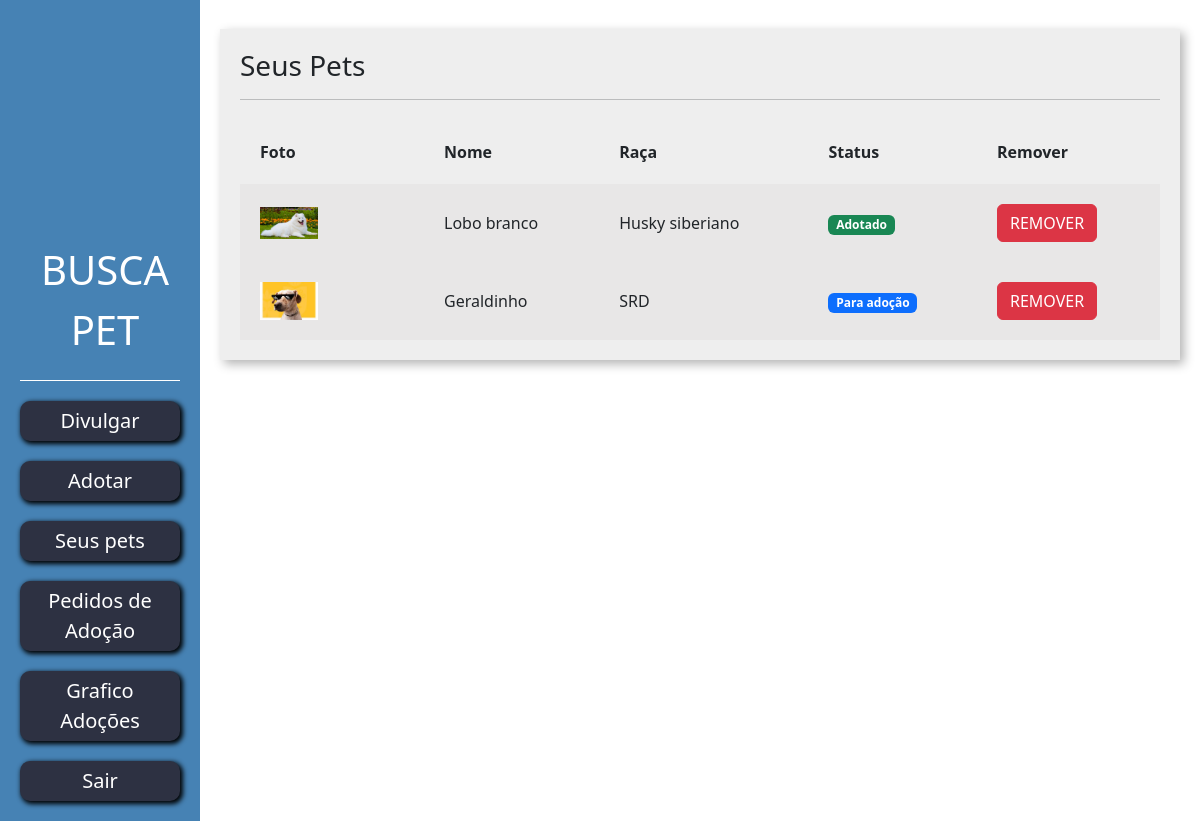
The app's page /divulgar/seus_pets/ (signed in) with its own data.
### divulgar/models.py (models this page shows, shortened)
class Pet(models.Model):
    choices_status = (('P', 'Para adoção'), ('A', 'Adotado'), ('E', 'Em adoção'))
    usuario = models.ForeignKey(User, on_delete=models.DO_NOTHING)
    foto = models.ImageField(upload_to="fotos_pets")
    nome = models.CharField(max_length=100)
    descricao = models.TextField()
    estado = models.CharField(max_length=50)
    cidade = models.CharField(max_length=50)
    telefone = models.CharField(max_length=16)
    tags = models.ManyToManyField(Tag)
    raca = models.ForeignKey(Raca, on_delete=models.DO_NOTHING)
    status = models.CharField(max_length=1, choices=choices_status, default='P')

class Raca(models.Model):
    raca = models.CharField(max_length=50)
    def __str__(self):
        return self.raca

### divulgar/views.py (the view)
# urls.py: path('seus_pets/', views.seus_pets, name="seus_pets"),
@login_required
def seus_pets(request):
    if request.method == "GET":
        pets = Pet.objects.filter(usuario=request.user)
        return render(request, 'seus_pets.html', {'pets': pets})

### divulgar/templates/seus_pets.html (shortened to what this page needs)
{% load static %}
<!doctype html>
<html lang="pt-BR">
    <head>
    <link href="https://cdn.jsdelivr.net/npm/bootstrap@5.3.0-alpha1/dist/css/bootstrap.min.css" rel="stylesheet">
    <link href="{% static 'usuarios/css/cadastro.css' %}" rel="stylesheet">
    <link href="{% static 'divulgar/css/novo_pet.css' %}" rel="stylesheet">
    <link href="{% static 'divulgar/css/seus_pet.css' %}" rel="stylesheet">
    <link href="{% static 'adotar/css/listar_pets.css' %}" rel="stylesheet">
    </head>
    <body>
        <div class="container-fluid vh-100">
            <div class="row h-100">
                <div class="col-lg-2 col-md-4 col-sm-4 col-6 bg-side-plataforma sidebar d-flex flex-column">
                    <div class='header' style="display: flex; flex-direction: column; align-items: center;">
                        <lottie-player src="https://lottie.host/37ac0c6f-c033-48d4-8560-f8fc7dbd4d67/8jK52lH0Uc.json"
                            background="transparent"  speed="1" style="width: 200px; height: 200px;" loop autoplay>
                        </lottie-player>
                        <span class="font-logo">BUSCA PET</span>
                    </div>
                    <button class="btn-custom-primary" onclick="location.href='{% url 'novo_pet' %}'">Divulgar</button>
                    <button class="btn-custom-primary" onclick="location.href='{% url 'listar_pets' %}'">Adotar</button>
                    <button class="btn-custom-primary" onclick="location.href='{% url 'seus_pets' %}'">Seus pets</button>
                    <button class="btn-custom-primary" onclick="location.href='{% url 'ver_pedido_adocao' %}'">Pedidos de Adoção</button>
                    <button class="btn-custom-primary" onclick="location.href='{% url 'dashboard' %}'">Grafico Adoções</button>
                    <button class="btn-custom-primary" onclick="location.href='{% url 'sair' %}'">Sair</button>
                </div>
                <div class="col-md">
                    <div class="wrapper">
                        <div class="box width80">
                            <h3>Seus Pets</h3>
                            <hr>
                            <table class="tabela" cellpadding="20">
                                <tr>
                                    <th>Foto</th>
                                    <th>Nome</th>
                                    <th>Raça</th>
                                    <th>Status</th>
                                    <th>Remover</th>
                                </tr>
                                {% for pet in pets %}
                                    <tr class="tabela-linha">
                                        <td width="20%">
                                            <img width="40%" src="{{pet.foto.url}}">
                                        </td>
                                        <td>
                                            {{pet.nome}}
                                        </td>
                                        <td>
                                            {{pet.raca}}
                                        </td>
                                        <td>
                                            {% if pet.status == "P" %}
                                                <span class="badge text-bg-primary">Para adoção</span>
                                            {% elif pet.status == "A" %}
                                                <span class="badge text-bg-success">Adotado</span>
                                            {% endif%}
                                        </td>
                                        <td>
                                            <a href="{% url 'remover_pet' pet.id %}" class="btn btn-danger">REMOVER</a>
                                        </td>
                                    </tr>
                                {% endfor %}
                            </table>
                        </div>
                    </div>
                </div>
            </div>
        </div>
    </body>
</html>

### templates/static/usuarios/css/cadastro.css (style rules this page uses)
.header { border-bottom: 1px solid white; padding: 20px; }
.font-logo { margin-left: 10px; font-size: 40px; }
.btn-custom-primary { background-color: #2D3142; border: none; box-shadow: 2px 2px 5px 1px black; color: white; font-size: 20px; padding: 5px 20px 5px 20px; border-radius: 10px; margin-top: 20px; }

### templates/static/divulgar/css/novo_pet.css (style rules this page uses)
.sidebar { text-align: center; padding: 20px; }
.wrapper { margin-top: 3%; display: flex; flex-direction: row; justify-content: center; align-items: center; }
.box { padding:20px; width: 50vw; background: rgb(238, 238, 238); box-shadow: 4px 4px 10px rgba(0,0,0,.3); }

### templates/static/divulgar/css/seus_pet.css (style rules this page uses)
.width80 { width: 80vw; }
.tabela { width: 100%; margin-top: 20px; }
.tabela-linha { background-color: #e8e7e7; }

### templates/static/adotar/css/listar_pets.css (style rules this page uses)
.bg-side-plataforma { background-color: #4682B4; color: white; }

### records on screen
Pet: foto (picture), nome "Lobo branco", raca "Husky siberiano", status "Adotado"
Pet: foto (picture), nome "Geraldinho", raca "SRD", status "Para adoção"
